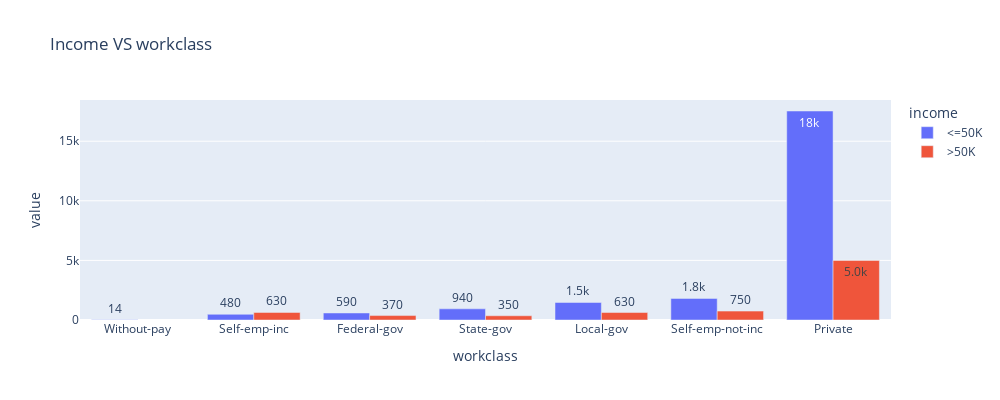

This figure's notebook cell:
### Code cell
px.bar(d1,x='workclass',y=['Count'] ,hover_data=["income"],color="income",barmode='group',text_auto='.2s',width=1000,height=400,title="Income VS workclass ")

### Figure 1 — Plotly figure (JSON) as saved in the notebook; plotly's stock layout.template omitted (floating-point values rounded to 4 significant figures)
{"data": [{"alignmentgroup": "True", "customdata": [["<=50K"], ["<=50K"], ["<=50K"], ["<=50K"], ["<=50K"], ["<=50K"], ["<=50K"]], "hovertemplate": "income=%{customdata[0]}<br>workclass=%{x}<br>value=%{y}<extra></extra>", "legendgroup": "<=50K", "marker": {"color": "#636efa", "pattern": {"shape": ""}}, "name": "<=50K", "offsetgroup": "<=50K", "orientation": "v", "showlegend": true, "textposition": "auto", "texttemplate": "%{y:.2s}", "type": "bar", "x": ["Without-pay", "Self-emp-inc", "Federal-gov", "State-gov", "Local-gov", "Self-emp-not-inc", "Private"], "xaxis": "x", "y": [14, 477, 589, 937, 1470, 1811, 17535], "yaxis": "y"}, {"alignmentgroup": "True", "customdata": [[">50K"], [">50K"], [">50K"], [">50K"], [">50K"], [">50K"]], "hovertemplate": "income=%{customdata[0]}<br>workclass=%{x}<br>value=%{y}<extra></extra>", "legendgroup": ">50K", "marker": {"color": "#EF553B", "pattern": {"shape": ""}}, "name": ">50K", "offsetgroup": ">50K", "orientation": "v", "showlegend": true, "textposition": "auto", "texttemplate": "%{y:.2s}", "type": "bar", "x": ["State-gov", "Federal-gov", "Local-gov", "Self-emp-inc", "Self-emp-not-inc", "Private"], "xaxis": "x", "y": [354, 372, 627, 634, 746, 4999], "yaxis": "y"}], "layout": {"barmode": "group", "height": 400, "legend": {"title": {"text": "income"}, "tracegroupgap": 0}, "title": {"text": "Income VS workclass "}, "width": 1000, "xaxis": {"anchor": "y", "domain": [0, 1], "title": {"text": "workclass"}}, "yaxis": {"anchor": "x", "domain": [0, 1], "title": {"text": "value"}}}}
